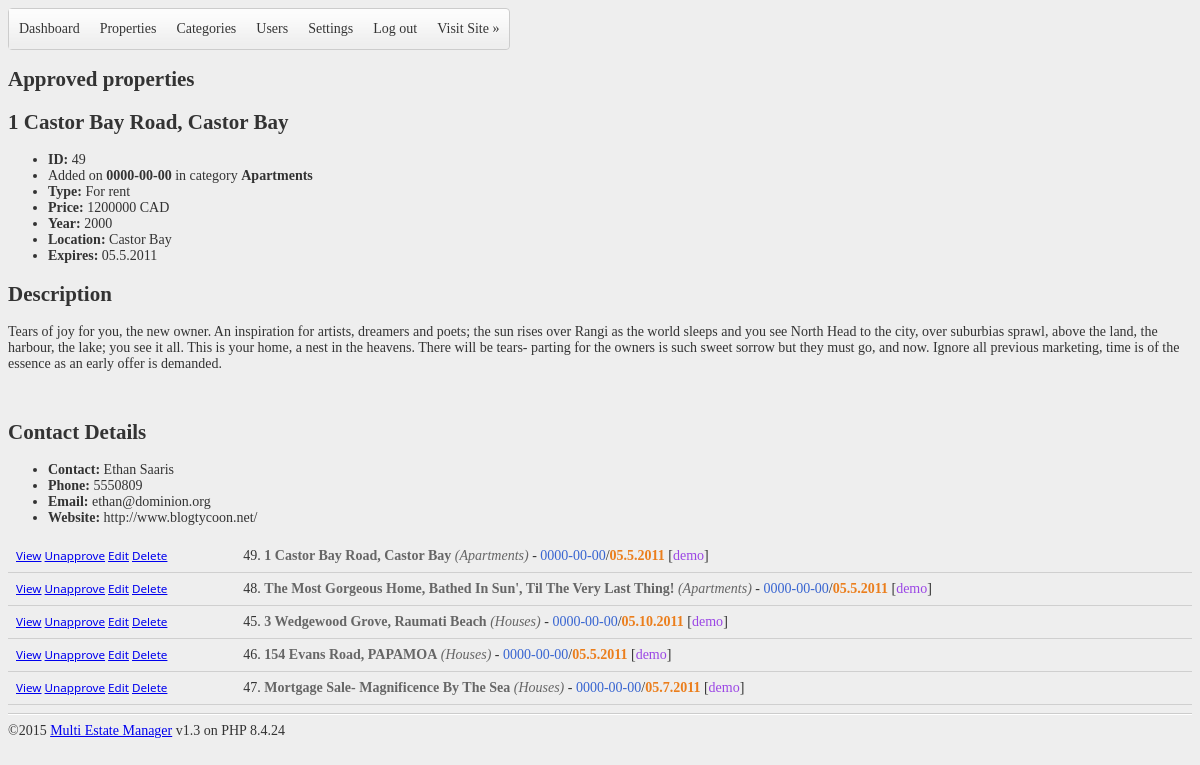
The page /admin/index.properties.php?id=49&action=view (signed in) on the database its author committed.
### tables this page shows
CREATE TABLE IF NOT EXISTS `data` (
  `id` int(11) NOT NULL AUTO_INCREMENT,
  `date` date NOT NULL,
  `type` text NOT NULL,
  `title` text NOT NULL,
  `price` int(11) NOT NULL,
  `year` text NOT NULL,
  `location` text NOT NULL,
  `address` text NOT NULL,
  `description` text NOT NULL,
  `expire` text NOT NULL,
  `category` text NOT NULL,
  `user` text NOT NULL,
  `contact` text NOT NULL,
  `phone` text NOT NULL,
  `email` text NOT NULL,
  `url` text NOT NULL,
  `photo1` varchar(60) NOT NULL,
  `photo2` varchar(60) NOT NULL,
  `photo3` varchar(60) NOT NULL,
  `approved` tinyint(1) NOT NULL,
  PRIMARY KEY (`id`)
);

### includes/functions.php (called while the page is built, shortened)
<?php
function is_admin() {
	if(isset($_SESSION['username']) && $_SESSION['username'] == 'admin') {
		return true;
	}
	else {
		return false;
	}
}
?>

### admin/index.properties.php (the view, shortened to what this page needs)
<?php include('inc.header.php');?>
<?php if(is_admin()) {?>
<h2>Approved properties</h2>
<?php
if(isset($_GET['action'])) {
	$action = mysql_real_escape_string($_GET['action']);
	if($action == 'unapprove') {
		$sql = "UPDATE data SET approved='0' WHERE id=".$_GET['id']." LIMIT 1";
		$result = mysql_query($sql);
		echo '<div class="confirm">Property ('.$_GET['id'].') unapproved!</div>';
	}
	elseif($action == 'delete') {
		$sql = "DELETE FROM data WHERE id=".$_GET['id']." LIMIT 1";
		$result = mysql_query($sql);
		echo '<div class="confirm">Property ('.$_GET['id'].') deleted!</div>';
	}
	elseif($action == 'view') {
		$sql = mysql_query("SELECT * FROM data WHERE id=".$_GET['id']);
		$myrow = mysql_fetch_array($sql);
		echo '<h2>'.$myrow['title'].'</h2>';
		?>
		<ul>
			<li><strong>ID:</strong> <?php echo $myrow['id'];?></li>
			<li>Added on <strong><?php echo $myrow['date']?></strong> in category <strong><?php echo $myrow['category']?></strong></li>
			<li><strong>Type:</strong>
				<?php
				if($myrow['type'] == 2) echo 'For rent';
			?></li>
			<li><strong>Price:</strong> <?php echo $myrow['price'].' '.CURRENCY;?></li>
			<li><strong>Year:</strong> <?php echo $myrow['year'];?></a></li>
			<li><strong>Location:</strong> <?php echo $myrow['location'];?></li>
			<li><strong>Expires:</strong> <?php echo $myrow['expire'];?></li>
		</ul>
		<h2>Description</h2>
		<p><?php echo nl2br($myrow['description']);?></p>
		<p>
		</p>
		<h2>Contact Details</h2>
		<ul>
			<li><strong>Contact:</strong> <?php echo $myrow['contact'];?></li>
			<li><strong>Phone:</strong> <?php echo $myrow['phone'];?></li>
			<li><strong>Email:</strong> <?php echo $myrow['email'];?></li>
			<li><strong>Website:</strong> <?php echo $myrow['url'];?></li>
		</ul>
		<?php
	}
}
echo '<table id="tableCategories" width="100%" cellspacing="0" cellpadding="8">';
$result = mysql_query("SELECT * FROM data WHERE approved = '1'");
while($row = mysql_fetch_array($result)) {
	echo '<tr>';
	echo '<td><small>';
	echo '<a href="index.properties.php?id='.$row['id'].'&amp;action=view">View</a> ';
	echo '<a href="index.properties.php?id='.$row['id'].'&amp;action=unapprove">Unapprove</a> ';
	echo '<a href="index.properties.php?id='.$row['id'].'&amp;action=edit">Edit</a> ';
	echo '<a href="index.properties.php?id='.$row['id'].'&amp;action=delete">Delete</a>';
	echo '</small></td>';
	echo '<td>'.$row['id'].'. <span class="type_title">'.$row['title'].'</span> <span class="type_content"><em>('.$row['category'].')</em></span> - <span class="type_date">'.$row['date'].'</span>/<span class="type_expire">'.$row['expire'].'</span> [<span class="type_user">'.$row['user'].'</span>]';
	echo '</td>';
	echo "</tr>";
}
echo '</table>';
?>
<?php include('inc.footer.php');?>
<?php }?>

### admin/inc.header.php (shortened to what this page needs)
<?php include_once('../includes/functions.php');?>
<!DOCTYPE html>
<html lang="en-US">
<head>
<?php if(is_admin()) {
?>
<link rel="stylesheet" href="style.admin.css" type="text/css" />
</head>
<body>
<div id="content">
	<ul id="navbar" class="topmenu">
		<li class="topfirst"><a href="index.php">Dashboard</a></li>
		<li class="topmenu"><a href="#">Properties</a>
		</li>
		<li class="topmenu"><a href="index.categories.php">Categories</a></li>
		<li class="topmenu"><a href="index.users.php">Users</a></li>
		<li class="topmenu"><a href="index.settings.php">Settings</a></li>
		<li class="topmenu"><a href="?do=logout">Log out</a></li>
		<li class="toplast"><a href="../">Visit Site &raquo;</a></li>
	</ul>
<?php }?>

### admin/inc.footer.php
</div>
<hr />
<div>&copy;<?php echo date ('Y'); ?> <a href="http://getbutterfly.com/products/multi-estate-manager/" rel="external">Multi Estate Manager</a> v<?php echo VERSION; ?> on <?php echo 'PHP '.PHP_VERSION; ?></div>
</body>
</html>

### admin/style.admin.css (style rules this page uses)
body,td,th,input { font: 14px Georgia, "Times New Roman", Times, serif; color: #333333; }
body { background-color: #EEEEEE; }
table,tr,td,th { vertical-align: top; }
hr { display: block; position: relative; padding: 0; margin: 8px auto; width: 100%; clear: both; border: none; border-top: 1px solid #CCCCCC; border-bottom: 1px solid #FFFFFF; font-size: 1px; line-height: 0; overflow: visible; }
small { font-family: "Segoe UI", Tahoma, Geneva, sans-serif; }
#tableCategories td { border-bottom: 1px solid #CFCFCF; }
.type_title { color: #666; font-weight: bold; }
.type_user { color: #9b46e5; }
.type_date { color: #3865d1; }
.type_expire { color: #eb7e1c; font-weight: bold; }
.type_content { color: #666; }
ul#navbar,ul#navbar ul { margin: 0; list-style: none; padding: 0; border: 1px solid #CCCCCC; border-radius: 4px; }
ul#navbar { display: block; float: left; }
ul#navbar li { display: block; white-space: nowrap; float: left; }
ul#navbar>li,ul#navbar li { margin: 0; }
ul#navbar a { display: block; vertical-align: middle; text-align: left; text-decoration: none; color: #333333; text-shadow: 0 0 1px #FFFFFF; cursor: pointer; padding: 10px; background: #EEEEEE url("images/mainbk.png") repeat; border: 0; }
ul#navbar li.topfirst>a { height: 20px; line-height: 20px; }
ul#navbar li.topmenu>a { height: 20px; line-height:20px; }
ul#navbar li.toplast>a { height: 20px; line-height: 20px; border-radius: 0 4px 4px 0; }

### rows shown on the page
data: title "1 Castor Bay Road, Castor Bay", id "49", date "0000-00-00", category "Apartments", price "1200000", year "2000", location "Castor Bay", expire "05.5.2011", description "Tears of joy for you, the new owner. An inspiration for artists, dreamers and poets; the sun rises over Rangi as the world sleeps and you see North Head to the city, over suburbias sprawl, above the land, the harbour, the lake; you see it all. This is your home, a nest in the heavens. There will be tears- parting for the owners is such sweet sorrow but they must go, and now. Ignore all previous marketing, time is of the essence as an early offer is demanded.", contact "Ethan Saaris", phone "5550809", email "ethan@dominion.org", url "http://www.blogtycoon.net/", user "demo"
data: id "48", title "The Most Gorgeous Home, Bathed In Sun', Til The Very Last Thing!", category "Apartments", date "0000-00-00", expire "05.5.2011", user "demo"
data: id "45", title "3 Wedgewood Grove, Raumati Beach", category "Houses", date "0000-00-00", expire "05.10.2011", user "demo"
data: id "46", title "154 Evans Road, PAPAMOA", category "Houses", date "0000-00-00", expire "05.5.2011", user "demo"
data: id "47", title "Mortgage Sale- Magnificence By The Sea", category "Houses", date "0000-00-00", expire "05.7.2011", user "demo"

### other values the page prints
CURRENCY "CAD"
date ('Y') "2015"
VERSION "1.3"
PHP_VERSION "8.4.24"
